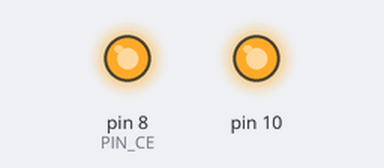
A sketch run on a simulated Arduino Uno, built with avr-gcc and run on an emulated ATmega328P. Parts: output pins drawn as LEDs (lit = HIGH). Pins used as bus, display or sensor lines are not drawn; what the sketch prints to the serial monitor is not drawn.

Above: at 0.2 s.
Timing chart, 0 to 1.7 s (numbered marks = the images above):
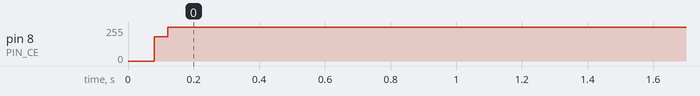

Measured:
- by itself, pin 8 (PIN_CE): 0/255 → 255/255 at 0.08 s

The sketch:

emitter_test_custom_lib.ino
```cpp
#include <SPI.h>
#include "nrf24.h"
#include "logitech_hid.h"


uint8_t base_mac_address[] = {0xBB, 0x0A, 0xDC, 0xA5, 0x75};

uint8_t pairing_packet[] = {0xA1, 0x5F, 0x1, 0xFB, 0xD6, 0x95, 0xCF, 0x8, 0x8, 0x40, 0x24, 0x4, 0x2, 0x1, 0x4D, 0x0, 0x0, 0x0, 0x0, 0x0, 0x32, 0xD0};


void setup()
{
  Serial.begin(115200);
  Serial.println("Starting...");

  init_nrf24();
  nrf24_set_bandwith(2); /* Logitech keyboards use 2MHz bw */

  nrf24_set_tx_address(base_mac_address, 5);
  nrf24_set_rx_address_p0(base_mac_address, 5);

  nrf24_set_channel(LOGITECH_START_FREQUENCY);

  print_register("channel", REG_RF_CH);
  print_register("tx addr", REG_TX_ADDR);
  print_register("tx addr +1 ", REG_TX_ADDR + 1);

  nrf24_power_rx();
}


void print_register(const char* reg_name, uint8_t reg){

  Serial.print("Reg : ");
  Serial.print(reg_name);
  Serial.print(" : ");
  Serial.print(read_register(reg), BIN);
  Serial.print(" % ");
  Serial.print(read_register(reg), DEC);
  Serial.println("");

}

void loop()
{
  int j, timeout = 0;

  Serial.println("Sending pairing packet...");

  nrf24_power_tx();

  nrf24_send_data(pairing_packet, PAYLOAD_SIZE);

  Serial.println("Waiting for ack...");

  //delay(400);

  nrf24_wait_for_ack(0);

  Serial.println("Received ACK!");

  /*nrf24_power_rx();


  while (nrf24_rx_fifo_empty() && timeout < 10)
  {
    timeout++;
    delay(10);
  }

  if (!nrf24_rx_fifo_empty)
  {
    Serial.println("Reading data");
    uint8_t rx_fifo[PAYLOAD_SIZE];

    nrf24_read_rx_data(rx_fifo);

    for (j = 0; j < PAYLOAD_SIZE; j++) {
      Serial.print("data[");
      Serial.print(j, DEC);
      Serial.print("] = 0x");
      Serial.println(rx_fifo[j], HEX);

    }*/

    //while(1) {}
  //}


}
```

logitech_hid.h
```cpp
#ifndef LOGITECH_DEVICE_H
#define LOGITECH_DEVICE_H

#define LOGITECH_START_FREQUENCY    2402
#define LOGITECH_END_FREQUENCY      2474

#endif
```

nrf24.cpp
```cpp
#include "nrf24.h"
#include <SPI.h>

void init_nrf24(void)
{
    /**
    * Inits and config the nrf24 module
    *
    * @param none
    * @return none
    */

    pinMode(PIN_CE, OUTPUT);
    pinMode(PIN_CSN, OUTPUT);

    digitalWrite(PIN_CE, LOW);
    digitalWrite(PIN_CSN, HIGH);

    SPI.begin();
    SPI.setDataMode(SPI_MODE0);
    SPI.setClockDivider(SPI_2XCLOCK_MASK);
    /* Set registers to receive packet with nrf */

    /* Power down */
    nrf24_set_config(CONFIG_VALUE_PW_DW);

    /* Set length of incoming payload  */
    //write_register(REG_RX_PW_P0, PAYLOAD_SIZE);
    //write_register(REG_RX_PW_P1, PAYLOAD_SIZE);

    /* Enable RX addresses */
    //write_register(REG_EN_RXADDR, ( (1 << BIT_ERX_P0) | (1 << BIT_ERX_P1) ));

    /* Sets address width */
    //write_register(REG_SETUP_AW, 0x3);

    //nrf24_disable_dpl();

    /* Cleart TX bit */
    write_register(REG_STATUS, 1 << BIT_TX_DS);

    /* Set RF channel */
    nrf24_set_channel(INIT_CHANNEL);
}

void nrf24_set_bandwith(uint8_t bw)
{
    /**
    * Sets the bandwith in MHz of the communication
    * Allowed bandwith are 1MHz and 2MHz
    *
    * @param bw the bandwith value in MHz
    * @return none
    */

    if(bw == 1)
        write_register(REG_RF_SETUP, (DEFAULT_RF_SETUP | 0 << BIT_RF_DR));
    else
        write_register(REG_RF_SETUP, (DEFAULT_RF_SETUP | 1 << BIT_RF_DR));
}

void write_register(uint8_t reg_number, uint8_t value)
{
    /**
    * Updates the designated NRF24 register with the byte valu
    *
    * @param reg_number (uint8_t) Register number to be modified
    * @param value (uint8_t) The value to be updated in the register
    * @return none
    */

    digitalWrite(PIN_CE, LOW);
    nrf24_unselect();
    nrf24_select();
    SPI.transfer(W_REGISTER | (REGISTER_MASK & reg_number));
    SPI.transfer(value);
    nrf24_unselect();
}

uint8_t read_register(uint8_t reg_number)
{
    /**
    * Reads the designated register value in the nrf24 and returns it
    *
    * @param reg_number (uint8_t) the registered to be read from
    * @return (uint8_t) the value of the register
    */

    nrf24_select();
    SPI.transfer(R_REGISTER | (REGISTER_MASK & reg_number));
    return SPI.transfer(0xFF);
    nrf24_unselect();
}

void nrf24_select(void)
{
    /**
    * Sets Slave Select pin LOW to select NRF24 chip to send SPI commands to it
    *
    * @param none
    * @return none
    */

    nrf24_unselect();
    digitalWrite(PIN_CSN, LOW);
}

void nrf24_unselect(void)
{
    /**
    * Sets Slave Select pin to HIGH to send command to other SPI devices
    *
    * @param none
    * @return none
    */

    digitalWrite(PIN_CSN, HIGH);
}

bool nrf24_rx_fifo_empty(void)
{
    /**
    * Return state of RX FIFO
    *
    * @param none
    * @return boolean corresponding to FIFO state (true -> FIFO is empty)
    */

    uint8_t status = read_register(REG_STATUS);
    uint8_t fifo_status = read_register(REG_FIFO_STATUS);

    return ( !(status & (1 << BIT_RX_DR)) ) | (fifo_status & (1 << BIT_RX_EMPTY) );
}

void nrf24_set_channel(int channel)
{
    /**
    * Set RX/TX channel
    *
    * @param channel (uint8_t) the channel to listen to
    * @return none
    */

    write_register(REG_RF_CH, channel - 2400);
}

void nrf24_power_rx(void)
{
    /**
    * Re-powers the RX part (needed to take payload and channel changes into account)
    * Also flushes RX
    *
    * @param none
    * @return none
    */

    /* Set RX mode and CRC to 2 bytes (and poweron on) */
    nrf24_set_config(CONFIG_VALUE);

    /* Power up */
    write_register(REG_STATUS, (1 << BIT_RX_DR) | (1 << BIT_MAX_RT));

    /* Flush RX */
    nrf24_select();
    SPI.transfer( FLUSH_RX );
    nrf24_unselect();

    /* Test */
    digitalWrite(PIN_CE, LOW);
    delay(50);
    digitalWrite(PIN_CE, HIGH);
}

void nrf24_set_config(uint8_t value)
{
    /**
    * Sets the config register value
    *
    * @param value (uint8_t) the value of the register to be set
    * @return none
    */

    digitalWrite(PIN_CE, LOW);
    write_register(REG_CONFIG, value);
    digitalWrite(PIN_CE, HIGH);
}
void nrf24_set_rx_address_p0(uint8_t *address, uint8_t length)
{
    /**
    * Set RX address of NRF 24 (pipe 0)
    * This is usually known as the max address (5 bytes)
    * The address can vary between 3 and 5 bytes
    *
    * @param address an array containing the bytes of the address
    * @param length the number of bytes of the address
    * @return none
    */

    int i = 0;
    digitalWrite(PIN_CE, LOW);
    nrf24_select();

    SPI.transfer(W_REGISTER | (REGISTER_MASK & REG_RX_ADDR_P0));

    for (i = 0; i < length; i++)
        SPI.transfer(address[i]);

    nrf24_unselect();
    digitalWrite(PIN_CE, HIGH);
}

void nrf24_set_rx_address_p1(uint8_t *address, uint8_t length)
{
    /**
    * Set RX address of NRF 24 (pipe 1)
    * This is usually known as the max address (5 bytes)
    * The address can vary between 3 and 5 bytes
    *
    * @param address an array containing the bytes of the address
    * @param length the number of bytes of the address
    * @return none
    */

    int i = 0;
    digitalWrite(PIN_CE, LOW);
    nrf24_select();

    SPI.transfer(W_REGISTER | (REGISTER_MASK & REG_RX_ADDR_P1));

    for (i = 0; i < length; i++)
        SPI.transfer(address[i]);

    nrf24_unselect();
    digitalWrite(PIN_CE, HIGH);
}


void nrf24_set_tx_address(uint8_t *address, uint8_t length)
{
    /**
    * Set TX address of NRF 24
    * The address can vary between 3 and 5 bytes
    *
    * @param address an array containing the bytes of the address
    * @param length the number of bytes of the address
    * @return none
    */

    int i = 0;
    digitalWrite(PIN_CE, LOW);
    nrf24_unselect();
    nrf24_select();

    SPI.transfer(W_REGISTER | (REGISTER_MASK & REG_TX_ADDR));

    for (i = 0; i < length; i++)
        SPI.transfer(address[i]);

    nrf24_unselect();
    digitalWrite(PIN_CE, HIGH);
}
void nrf24_toggle_activate(void)
{
    /**
    * Toogle dynamic/static payload length
    *
    * @param none
    * @return none
    */

    /* Power off */
    digitalWrite(PIN_CE, LOW);
    nrf24_set_config(CONFIG_VALUE_PW_DW);

    nrf24_select();
    SPI.transfer(ACTIVATE);
    SPI.transfer(0x73);
    nrf24_unselect();

    /* Power on */
    nrf24_set_config(CONFIG_VALUE);
    digitalWrite(PIN_CE, HIGH);

    nrf24_power_rx();
}

void nrf24_enable_dpl(void)
{
    /**
    * Enable dynamic payload
    *
    * @param none
    * @return none
    */

    write_register(REG_FEATURE, (1 << BIT_EN_DPL));
    write_register(REG_EN_AA, ((1 << BIT_ENAA_P0) | (1 << BIT_ENAA_P1)) );
    write_register(REG_DYNPD, ((1 << BIT_DPL0) | (1 << BIT_DPL1)) );

    nrf24_toggle_activate();
}

void nrf24_disable_dpl(void)
{
    /**
    * Disable dynamic payload (-> static payload)
    *
    * @param none
    * @return none
    */

    write_register(REG_FEATURE, 0);
    write_register(REG_EN_AA, ((1 << BIT_ENAA_P0) | (1 << BIT_ENAA_P1)) );
    write_register(REG_DYNPD, 0);

    nrf24_toggle_activate();
}

void nrf24_read_rx_data(uint8_t * data)
{
    /**
    * Read received data which is in FIFO
    *
    * @param data (uint8_t*)    pointer to the buffer to which the fifo data should
    *                           be copied
    * @return none
    */

    int i;

    nrf24_select();
    SPI.transfer(R_RX_PAYLOAD);

    for(i = 0;i < PAYLOAD_SIZE;i++){
		data[i] = SPI.transfer(0xFF);
	}

    nrf24_unselect();

    /* Set bit to indicate that data was read */
    write_register(REG_STATUS, (1 << BIT_RX_DR));
}

void nrf24_wait_for_ack(uint8_t *payload)
{
    /**
    * Wait for ack of receiver
    * If ack packet contiains a payload it is copied in the payload array
    *
    * @param payload (uint8_t*) an array of byte to copy the ack payload to
    * @return none
    */

    uint8_t status = read_register(REG_STATUS);
    while( !(status & (1 << BIT_TX_DS)) ){
      delay(1000);
      status = read_register(REG_STATUS);

      if((1 << BIT_MAX_RT) & status) {
        Serial.println("FATAL ERROR : Max retransmit packet, receiver not set up correctly");
      }

    }

}

void nrf24_send_data(uint8_t* data, uint8_t len)
{
    /**
    * Send data wirelessly using the nrf24
    *
    * @param data (uint8_t*) the data to be sent
    * @param len (uint8_t) number of bytes to be sent
    * @return none
    */

    int i;
    uint8_t r_status = read_register(REG_STATUS);

    /* Wait for the nrf to be ready to send data */
    while( (r_status & ((1 << BIT_TX_DS)  | (1 << BIT_MAX_RT))) ) {
      r_status = read_register(REG_STATUS);
      delay(1000);
      Serial.print("Status : ");
      Serial.println(r_status , BIN);
    }
    Serial.println("");

    digitalWrite(PIN_CE, LOW);

    nrf24_power_tx();

    nrf24_select();
    SPI.transfer(FLUSH_TX);
    nrf24_unselect();

    delay(10);

    nrf24_select();
    SPI.transfer(W_TX_PAYLOAD);
    for(i = 0; i < len; i++)
    {
        SPI.transfer(data[i]);
    }
    nrf24_unselect();

    digitalWrite(PIN_CE, HIGH);
}

void nrf24_power_tx(void)
{
    /**
    * Switch mode to tx
    *
    * @param none
    * @return none
    */

    /* Set RX mode and CRC to 2 bytes (and poweron on) */
    nrf24_set_config(CONFIG_VALUE_TX);
}
```

nrf24.h
```cpp
#ifndef NRF24_H
#define NRF24_H

#include <SPI.h>

#define CONFIG_VALUE_PW_DW  (1 << BIT_CRCO)
#define CONFIG_VALUE_TX     ( CONFIG_VALUE_PW_DW | (1 << BIT_PWR_UP) )
#define CONFIG_VALUE        ( CONFIG_VALUE_TX | (1 << BIT_PRIM_RX) )

#define DEFAULT_RF_SETUP    ( (1 << BIT_LNA_HCURR ) | (0x3 << BIT_RF_PWR) )

#define PAYLOAD_SIZE        22

/* PINS */
#define PIN_CE  8
#define PIN_CSN 7

/* COMMANDS */
#define R_REGISTER      0x00
#define W_REGISTER      0x20
#define REGISTER_MASK   0x1F
#define ACTIVATE        0x50
#define R_RX_PAYLOAD    0x61
#define W_TX_PAYLOAD    0xA0
#define FLUSH_TX        0xE1
#define FLUSH_RX        0xE2
#define REUSE_TX_PL     0xE3
#define NOP             0xFF

/* REGISTER MAP TABLE */
#define REG_CONFIG      0x00
#define REG_EN_AA       0x01
#define REG_EN_RXADDR   0x02
#define REG_SETUP_AW    0x03
#define REG_SETUP_RETR  0x04
#define REG_RF_CH       0x05
#define REG_RF_SETUP    0x06
#define REG_STATUS      0x07
#define REG_OBSERVE_TX  0x08
#define REG_CD          0x09
#define REG_RX_ADDR_P0  0x0A
#define REG_RX_ADDR_P1  0x0B
#define REG_RX_ADDR_P2  0x0C
#define REG_RX_ADDR_P3  0x0D
#define REG_RX_ADDR_P4  0x0E
#define REG_RX_ADDR_P5  0x0F
#define REG_TX_ADDR     0x10
#define REG_RX_PW_P0    0x11
#define REG_RX_PW_P1    0x12
#define REG_RX_PW_P2    0x13
#define REG_RX_PW_P3    0x14
#define REG_RX_PW_P4    0x15
#define REG_FIFO_STATUS 0x17
#define REG_DYNPD       0x1C
#define REG_FEATURE     0x1D

/* BIT MNEMONIC */
#define BIT_MASK_RX_DR  6
#define BIT_MASK_TX_DS  5
#define BIT_MASK_MAX_RT 4
#define BIT_EN_CRC      3
#define BIT_CRCO        2
#define BIT_PWR_UP      1
#define BIT_PRIM_RX     0
#define BIT_ENAA_P5     5
#define BIT_ENAA_P4     4
#define BIT_ENAA_P3     3
#define BIT_ENAA_P2     2
#define BIT_ENAA_P1     1
#define BIT_ENAA_P0     0
#define BIT_ERX_P5      5
#define BIT_ERX_P4      4
#define BIT_ERX_P3      3
#define BIT_ERX_P2      2
#define BIT_ERX_P1      1
#define BIT_ERX_P0      0
#define BIT_AW          0
#define BIT_ARD         4
#define BIT_ARC         0
#define BIT_PLL_LOCK    4
#define BIT_RF_DR       3
#define BIT_RF_PWR      1
#define BIT_LNA_HCURR   0
#define BIT_RX_DR       6
#define BIT_TX_DS       5
#define BIT_MAX_RT      4
#define BIT_RX_P_NO     1
#define BIT_TX_FULL     0
#define BIT_PLOS_CNT    4
#define BIT_ARC_CNT     0
#define BIT_TX_REUSE    6
#define BIT_FIFO_FULL   5
#define BIT_TX_EMPTY    4
#define BIT_RX_FULL     1
#define BIT_RX_EMPTY    0
#define BIT_EN_DPL      2
#define BIT_DPL0        0
#define BIT_DPL1        1

/* CONSTANTS */
#define INIT_CHANNEL        2402

void init_nrf24(void);
void write_register (uint8_t reg_number, uint8_t value);
void nrf24_set_bandwith(uint8_t bw);
uint8_t read_register (uint8_t reg_number);
void nrf24_select(void);
void nrf24_unselect(void);
bool nrf24_rx_fifo_empty(void);
void nrf24_set_channel(int channel);
void nrf24_set_rx_address_p0(uint8_t *address, uint8_t length);
void nrf24_set_rx_address_p1(uint8_t *address, uint8_t length);
void nrf24_set_tx_address(uint8_t *address, uint8_t length);
void nrf24_toggle_activate(void);
void nrf24_power_rx(void);
void nrf24_power_tx(void);
void nrf24_set_config(uint8_t value);
void nrf24_enable_dpl(void);
void nrf24_disable_dpl(void);
void nrf24_read_rx_data(uint8_t * data);
void nrf24_send_data(uint8_t* data, uint8_t len);
void nrf24_wait_for_ack(uint8_t *payload);

#endif
```
